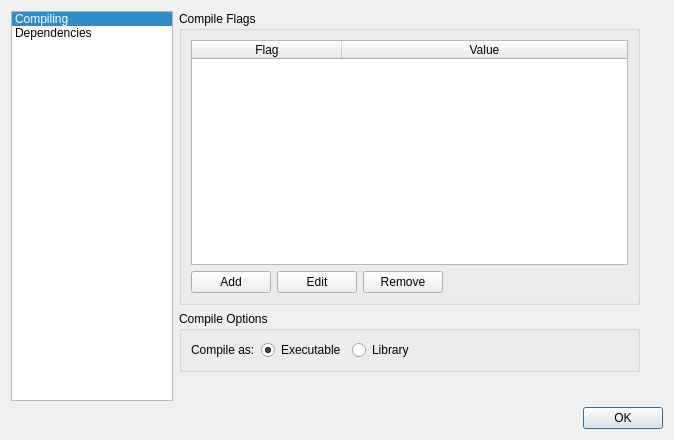
<?xml version="1.0" encoding="UTF-8"?>
<ui version="4.0">
 <class>ProjectSettingsDialog</class>
 <widget class="QDialog" name="ProjectSettingsDialog">
  <property name="geometry">
   <rect>
    <x>0</x>
    <y>0</y>
    <width>674</width>
    <height>440</height>
   </rect>
  </property>
  <property name="sizePolicy">
   <sizepolicy hsizetype="Fixed" vsizetype="Fixed">
    <horstretch>0</horstretch>
    <verstretch>0</verstretch>
   </sizepolicy>
  </property>
  <property name="minimumSize">
   <size>
    <width>674</width>
    <height>440</height>
   </size>
  </property>
  <property name="maximumSize">
   <size>
    <width>674</width>
    <height>440</height>
   </size>
  </property>
  <layout class="QVBoxLayout" name="verticalLayout">
   <item>
    <layout class="QHBoxLayout" name="horizontalLayout_2" stretch="1,3">
     <item>
      <widget class="QListWidget" name="ui_listContents">
       <property name="textElideMode">
        <enum>Qt::ElideMiddle</enum>
       </property>
       <property name="currentRow">
        <number>0</number>
       </property>
       <item>
        <property name="text">
         <string>Compiling</string>
        </property>
       </item>
       <item>
        <property name="text">
         <string>Dependencies</string>
        </property>
       </item>
      </widget>
     </item>
     <item>
      <widget class="QStackedWidget" name="ui_stackedWidget">
       <widget class="QWidget" name="ui_pageCompile">
        <widget class="QWidget" name="verticalLayoutWidget_2">
         <property name="geometry">
          <rect>
           <x>0</x>
           <y>0</y>
           <width>461</width>
           <height>361</height>
          </rect>
         </property>
         <layout class="QVBoxLayout" name="verticalLayout_5">
          <item>
           <widget class="QGroupBox" name="ui_groupCompileFlags">
            <property name="title">
             <string>Compile Flags</string>
            </property>
            <layout class="QVBoxLayout" name="verticalLayout_4">
             <item>
              <widget class="QTableWidget" name="ui_tableCompile">
               <property name="editTriggers">
                <set>QAbstractItemView::NoEditTriggers</set>
               </property>
               <property name="selectionMode">
                <enum>QAbstractItemView::SingleSelection</enum>
               </property>
               <property name="selectionBehavior">
                <enum>QAbstractItemView::SelectRows</enum>
               </property>
               <attribute name="horizontalHeaderDefaultSectionSize">
                <number>150</number>
               </attribute>
               <attribute name="horizontalHeaderMinimumSectionSize">
                <number>100</number>
               </attribute>
               <attribute name="horizontalHeaderStretchLastSection">
                <bool>true</bool>
               </attribute>
               <attribute name="verticalHeaderVisible">
                <bool>false</bool>
               </attribute>
               <column>
                <property name="text">
                 <string>Flag</string>
                </property>
               </column>
               <column>
                <property name="text">
                 <string>Value</string>
                </property>
               </column>
              </widget>
             </item>
             <item>
              <layout class="QHBoxLayout" name="horizontalLayout_3">
               <item>
                <widget class="QPushButton" name="ui_buttonAddSetting">
                 <property name="text">
                  <string>Add</string>
                 </property>
                </widget>
               </item>
               <item>
                <widget class="QPushButton" name="ui_buttonEditSetting">
                 <property name="text">
                  <string>Edit</string>
                 </property>
                </widget>
               </item>
               <item>
                <widget class="QPushButton" name="ui_buttonRemoveSetting">
                 <property name="text">
                  <string>Remove</string>
                 </property>
                </widget>
               </item>
               <item>
                <spacer name="horizontalSpacer_2">
                 <property name="orientation">
                  <enum>Qt::Horizontal</enum>
                 </property>
                 <property name="sizeHint" stdset="0">
                  <size>
                   <width>40</width>
                   <height>20</height>
                  </size>
                 </property>
                </spacer>
               </item>
              </layout>
             </item>
            </layout>
           </widget>
          </item>
          <item>
           <widget class="QGroupBox" name="ui_groupCompileOptions">
            <property name="title">
             <string>Compile Options</string>
            </property>
            <layout class="QHBoxLayout" name="horizontalLayout_4">
             <item>
              <widget class="QLabel" name="ui_labelCompileAs">
               <property name="text">
                <string>Compile as:</string>
               </property>
              </widget>
             </item>
             <item>
              <widget class="QRadioButton" name="ui_buttonExecutable">
               <property name="text">
                <string>Executable</string>
               </property>
               <property name="checked">
                <bool>true</bool>
               </property>
              </widget>
             </item>
             <item>
              <widget class="QRadioButton" name="ui_buttonLibrary">
               <property name="text">
                <string>Library</string>
               </property>
              </widget>
             </item>
             <item>
              <spacer name="horizontalSpacer_3">
               <property name="orientation">
                <enum>Qt::Horizontal</enum>
               </property>
               <property name="sizeHint" stdset="0">
                <size>
                 <width>40</width>
                 <height>20</height>
                </size>
               </property>
              </spacer>
             </item>
            </layout>
           </widget>
          </item>
         </layout>
        </widget>
       </widget>
       <widget class="QWidget" name="ui_pageDeps">
        <property name="contextMenuPolicy">
         <enum>Qt::CustomContextMenu</enum>
        </property>
        <widget class="QWidget" name="verticalLayoutWidget">
         <property name="geometry">
          <rect>
           <x>0</x>
           <y>0</y>
           <width>461</width>
           <height>361</height>
          </rect>
         </property>
         <layout class="QVBoxLayout" name="verticalLayout_3">
          <item>
           <widget class="QGroupBox" name="ui_groupDeps">
            <property name="title">
             <string>Dependencies</string>
            </property>
            <layout class="QVBoxLayout" name="verticalLayout_6">
             <item>
              <widget class="QTableWidget" name="ui_tableDeps">
               <property name="editTriggers">
                <set>QAbstractItemView::NoEditTriggers</set>
               </property>
               <property name="selectionMode">
                <enum>QAbstractItemView::SingleSelection</enum>
               </property>
               <property name="selectionBehavior">
                <enum>QAbstractItemView::SelectRows</enum>
               </property>
               <attribute name="horizontalHeaderDefaultSectionSize">
                <number>150</number>
               </attribute>
               <attribute name="horizontalHeaderMinimumSectionSize">
                <number>100</number>
               </attribute>
               <attribute name="horizontalHeaderStretchLastSection">
                <bool>true</bool>
               </attribute>
               <attribute name="verticalHeaderVisible">
                <bool>false</bool>
               </attribute>
               <column>
                <property name="text">
                 <string>Project</string>
                </property>
               </column>
               <column>
                <property name="text">
                 <string>Path</string>
                </property>
               </column>
              </widget>
             </item>
             <item>
              <layout class="QHBoxLayout" name="horizontalLayout">
               <item>
                <widget class="QPushButton" name="ui_buttonAddDep">
                 <property name="text">
                  <string>Add</string>
                 </property>
                </widget>
               </item>
               <item>
                <widget class="QPushButton" name="ui_buttonRemoveDep">
                 <property name="text">
                  <string>Remove</string>
                 </property>
                </widget>
               </item>
               <item>
                <spacer name="horizontalSpacer">
                 <property name="orientation">
                  <enum>Qt::Horizontal</enum>
                 </property>
                 <property name="sizeHint" stdset="0">
                  <size>
                   <width>40</width>
                   <height>20</height>
                  </size>
                 </property>
                </spacer>
               </item>
              </layout>
             </item>
            </layout>
           </widget>
          </item>
          <item>
           <widget class="QGroupBox" name="ui_groupDepOptions">
            <property name="title">
             <string>Dependency Options</string>
            </property>
            <layout class="QHBoxLayout" name="horizontalLayout_5">
             <item>
              <widget class="QCheckBox" name="ui_boxAutoDep">
               <property name="text">
                <string>Download/compile dependencies automatically</string>
               </property>
               <property name="checked">
                <bool>true</bool>
               </property>
              </widget>
             </item>
            </layout>
           </widget>
          </item>
         </layout>
        </widget>
       </widget>
      </widget>
     </item>
    </layout>
   </item>
   <item>
    <widget class="QDialogButtonBox" name="ui_buttonBox">
     <property name="standardButtons">
      <set>QDialogButtonBox::Ok</set>
     </property>
    </widget>
   </item>
  </layout>
 </widget>
 <resources/>
 <connections/>
</ui>
